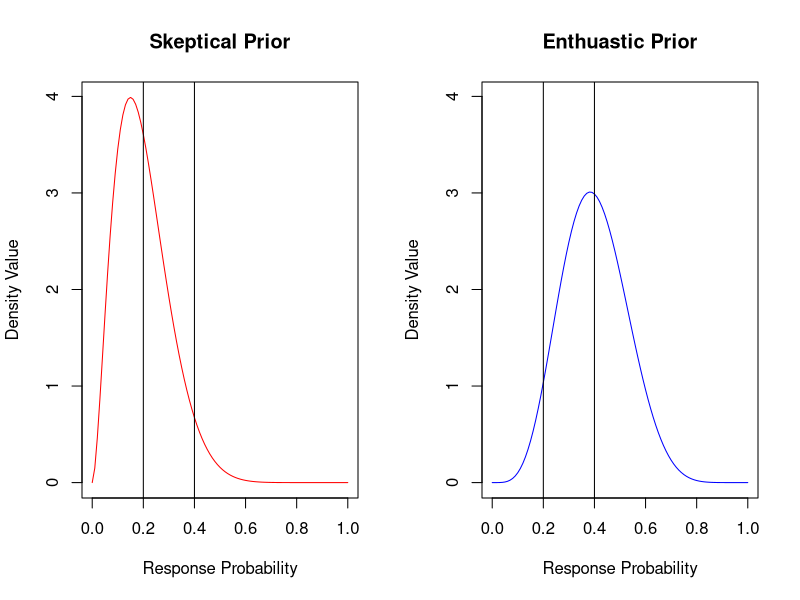
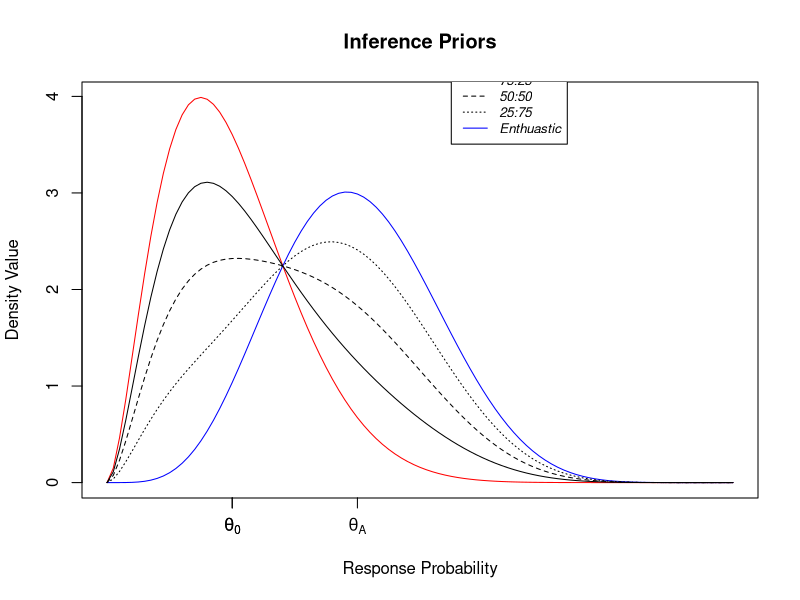

R code for these plots, in order: (Note: a time limit stopped this script after it produced the figures.)
rm(list = ls())

# mean of skeptical prior
theta_L<-0.20
# mean of enthuastic prior
theta_H<-0.40
# futility theta
theta_futility<-0.30
# value of true response proportion
pi_range<-seq(theta_L-0.05,theta_H+0.05,by=0.05)

# tail probabilities for priors (low, high)
alpha_L<-0.045
alpha_H<-0.05
# Prior model probabilities
prior_L<-1/2 
prior_H<-1/2 
# maximum sample sizes
max_ss<-76
# frequency of sequential monitoring
check_vector<-c(2) 
# significant trial result threshold
significant_threshold<-0.9
futility_threshold<-0.85
efficacy_threshold<-0.95
# things to do with futility & efficacy


#example1<-function(){

#################################################################################################
## PRIOR SPECIFICATION ##########################################################################
#################################################################################################

# Step 1: Create grid for possible values of phi
phi_seq<-seq(0,100,by=0.01)

# Step 2: Compute tail probabilities for every possible choice of phi
# upper tail probability equal to alpha_L
test_L<-qbeta(alpha_L,(theta_L)*phi_seq,(1-(theta_L))*phi_seq,lower.tail=FALSE)
# lower tail probability equal to alpha_H
test_H<-qbeta(alpha_H,(theta_H)*phi_seq,(1-(theta_H))*phi_seq,lower.tail=TRUE)

# Step 3: Grid search to find value of phi with the desired tail probability for the priors
phi_L<-phi_seq[which.min(abs(theta_H-test_L))] # fixed 5/13/19
phi_H<-phi_seq[which.min(abs(theta_L-test_H))] # fixed 5/13/19

# Step 4: Find parameters for the priors
alpha_L<-(theta_L)*phi_L
beta_L<-(1-(theta_L))*phi_L
alpha_H<-(theta_H)*phi_H
beta_H<-(1-(theta_H))*phi_H

# Step 5: Plot Skeptical and enthuastic priors separately
## 7/19/19 match slide 14 from FDA presentation, shade in gray scale, set 350 DPI
par(ask=TRUE)
par(mfrow = c(1, 2)) 
x<-seq(0,1,by=0.01)
# Make 2 boxplots
#low (skeptical)
plot(x,dbeta(x,alpha_L,beta_L),type="l",col="red",xlab="Response Probability",ylab="Density Value",main="Skeptical Prior",
     #xaxt="n",
     ylim=c(0,max(dbeta(x,alpha_L,beta_L),dbeta(x,alpha_H,beta_H))))
#axis(1,at=theta_L,labels=expression(theta[0]))
#axis(1,at=seq(0,1,by=0.2))
abline(v=theta_H)
abline(v=theta_L)
#high (enthuastic)
plot(x,dbeta(x,alpha_H,beta_H),type="l",col="blue",xlab="Response Probability",ylab="Density Value",main="Enthuastic Prior",
     #xaxt="n",
     ylim=c(0,max(dbeta(x,alpha_L,beta_L),dbeta(x,alpha_H,beta_H))))
#axis(1,at=theta_H,labels=expression(theta[A]))
abline(v=theta_H)
abline(v=theta_L)
# Step 6: Plot inference priors (mixtures)
## 7/19/19 make 50:50 solid black line, 25:75 dark grey with different dash patterns,
# make skeptical/enthuastic light grey with smaller thinkness
# no legend, put omega on actual lines

par(mfrow = c(1, 1)) 
plot(x,dbeta(x,alpha_L,beta_L),type="l",col="red",xlab="Response Probability",ylab="Density Value",main="Inference Priors",
     xaxt="n",
     ylim=c(0,max(dbeta(x,alpha_L,beta_L),dbeta(x,alpha_H,beta_H))))
axis(1,at=theta_L,labels=expression(theta[0]))
lines(x,dbeta(x,alpha_H,beta_H),type="l",col="blue")
axis(1,at=theta_H,labels=expression(theta[A]))
axis(1,at=theta_L,labels=expression(theta[0]))
points(x,1/4*dbeta(x,alpha_L,beta_L)+3/4*dbeta(x,alpha_H,beta_H),type='l',lty=3)
points(x,1/2*dbeta(x,alpha_L,beta_L)+1/2*dbeta(x,alpha_H,beta_H),type='l',lty=2)
points(x,3/4*dbeta(x,alpha_L,beta_L)+1/4*dbeta(x,alpha_H,beta_H),type='l',lty=1)
legend(x=0.55,y=4.5,
       legend=c("Skeptical","75:25","50:50","25:75","Enthuastic"),
       col=c("red","black","black","black","blue"),lty=c(1,1,2,3,1),
       cex=0.8,text.font=3)

#################################################################################################
## SIMULATIONS ##################################################################################
#################################################################################################

## Step 1: Create outer loop based on frequency of interim analyses
# probability of proof-of-effect
outer_trial_result<-matrix(nrow=length(check_vector),ncol=length(pi_range)) 
# binary decision of proof-of-effect
outer_trial_result_binary<-matrix(nrow=length(check_vector),ncol=length(pi_range)) 
# overall sample size
outer_trial_result_ss<-matrix(nrow=length(check_vector),ncol=length(pi_range)) 
# sample mean
outer_p_hat<-matrix(nrow=length(check_vector),ncol=length(pi_range))
# stop early for efficacy
outer_efficacy<-matrix(nrow=length(check_vector),ncol=length(pi_range))
# stop early for futility
outer_futility<-matrix(nrow=length(check_vector),ncol=length(pi_range))
# inconclusive findings with full dataset
outer_inconclusive<-matrix(nrow=length(check_vector),ncol=length(pi_range))
# posterior mean
outer_posterior_mean<-matrix(nrow=length(check_vector),ncol=length(pi_range))
# coverage probability
outer_coverage<-matrix(nrow=length(check_vector),ncol=length(pi_range))


#outer_freq_trial_result<-vector(length=length(pi_range))

for (k in 1:length(check_vector)){

## Step 2: Create outer loop on range of true response values (for Type 1 error and power curves)
for (j in 1:length(pi_range)){
  
  ## OUTER LOOP OVER TRIALS
  reps<-10000
  trial_result<-vector(length=reps)
  trial_result_binary<-vector(length=reps)
  trial_result_ss<-vector(length=reps)
  p_hat<-vector(length=reps)
  inner_efficacy<-vector(length=reps)
  inner_futility<-vector(length=reps)
  inner_inconclusive<-vector(length=reps)
  inner_posterior_mean<-vector(length=reps)
  inner_coverage<-vector(length=reps)
  #freq_trial_result<-vector(length=reps)


  ## Step 3: Create inner loop for simulations of the specified trial design
  for (i in 1:reps){
    
    ## INNER LOOP OVER SAMPLE 
    efficacy<-0     # initialize
    futility<-0     # initialize
    inner_inconclusive[i]<-1 # initialize
    n<-1            # initializing sample size
    y1_before<-0    # initializing number of successes
    
    while (n<max_ss){
      
      # generate trial result
      y<-rbinom(1,size=1,prob=pi_range[j])
      # new number of successes
      y1<-sum(y1_before)+y
      # new number of failures
      y0<-n-y1
      # futility (even optimst would give up)
      futility<-pbeta(theta_futility,alpha_H+y1,beta_H+y0,lower.tail=TRUE)
      # efficacy (even pessimist would accept)
      efficacy<-pbeta(theta_L,alpha_L+y1,beta_L+y0,lower.tail=FALSE)
      ## for next loop
      y1_before<-y1

      if (n%%check_vector[k]==0 & futility>futility_threshold){
        inner_futility[i]<-1
        inner_inconclusive[i]<-0
        break
      }
      if (n%%check_vector[k]==0 & efficacy>efficacy_threshold){
        inner_efficacy[i]<-1
        inner_inconclusive[i]<-0
        break
      }
      
      n<-n+1
      }
    
    ## Posterior model probabilities, slide 133/1005 of 779 notes
    # posterior probability of data given models
    #post_L_D<-(beta(alpha_L,beta_L))^(-1)*beta(alpha_L+y1,beta_L+y0)
    #post_H_D<-(beta(alpha_H,beta_H))^(-1)*beta(alpha_H+y1,beta_H+y0)
    # posterior probability of models given data
    #post_L<-post_L_D*prior_L/(post_L_D*prior_L+post_H_D*prior_H)
    #post_H<-post_H_D*prior_H/(post_L_D*prior_L+post_H_D*prior_H)
    ## compute probability of event A given the models, slide 7/1005 of 779 notes
    
    
    post_L_eventA<-pbeta(theta_L,alpha_L+y1,beta_L+y0,lower.tail=FALSE)
    post_H_eventA<-pbeta(theta_L,alpha_H+y1,beta_H+y0,lower.tail=FALSE)
    # compute probability of event A
    #trial_result[i]<-sum(post_L*post_L_eventA,post_H*post_H_eventA)
    #trial_result_binary[i]=(trial_result[i]>=significant_threshold) # rejecting null hypothesis
    
    # inference posterior mixture proportions
    c1<-prior_L*beta(alpha_L+y1,beta_L+y0)/
      (prior_L*beta(alpha_L+y1,beta_L+y0)+prior_H*beta(alpha_H+y1,beta_H+y0))
    c2<-prior_H*beta(alpha_H+y1,beta_H+y0)/
      (prior_L*beta(alpha_L+y1,beta_L+y0)+prior_H*beta(alpha_H+y1,beta_H+y0))
    # posterior mean
    inner_posterior_mean[i]<-c1*(alpha_L+y1)/(alpha_L+beta_L+n)+c2*(alpha_H+y1)/(alpha_H+beta_H+n)
    
    x<-0
    for (l in 1:reps){
      p = runif(1)
      if(p<=c1){
        x[l] = rbeta(1,alpha_L+y1,beta_L+y0)
      }
      if(p>c1){
        x[l] = rbeta(1,alpha_H+y1,beta_H+y0)
      }
    }
    # coverage probability
    inner_coverage[i]<-(pi_range[j]>quantile(x,0.025) & pi_range[j]<quantile(x,0.975))
    
    trial_result_ss[i]<-n
    p_hat[i]<-y1/n
    #freq_trial_result[i]<-((sqrt(n)*(pi_range[j]-p_hat-delta_0)/sqrt(p_hat*(1-p_hat))<qnorm(alpha)) &
    #    (sqrt(n)*(pi_range[j]-p_hat+delta_0)/sqrt(p_hat*(1-p_hat))>qnorm(1-alpha)))
  }
  outer_trial_result_binary[k,j]<-mean(trial_result_binary) # sent to final results matrix
  outer_trial_result[k,j]<-mean(trial_result)
  #outer_freq_trial_result[j]<-mean(freq_trial_result)
  outer_trial_result_ss[k,j]<-mean(trial_result_ss)
  outer_p_hat[k,j]<-mean(p_hat)
  outer_futility[k,j]<-mean(inner_futility)
  outer_efficacy[k,j]<-mean(inner_efficacy)
  outer_inconclusive[k,j]<-mean(inner_inconclusive)
  outer_posterior_mean[k,j]<-mean(inner_posterior_mean)
  outer_coverage[k,j]<-mean(inner_coverage)
}
}

par(ask=FALSE)
plot(pi_range,outer_futility,type='l',ylim=c(0,1))
lines(pi_range,outer_efficacy)
lines(pi_range,outer_inconclusive)
outer_trial_result_ss
outer_p_hat
outer_posterior_mean
outer_coverage


.outer_trial_result_binary # probability of rejecting null hypothesis (alpha at theta_L, 1-beta at theta_H)
outer_trial_result
outer_trial_result_ss

## Plot of power curves
par(ask=TRUE)
plot(pi_range,outer_trial_result_binary[1,],type='l',
     xlab="Response Probability",ylab="Probability of Rejection",main="Power Curves")
lines(pi_range,outer_trial_result_binary[2,],type='l')
lines(pi_range,outer_trial_result_binary[3,],type='l')
lines(pi_range,outer_trial_result_binary[4,],type='l')
legend(x=theta_H*(2/3),y=0.8,
       title="# enrolled",
       legend=check_vector,
       col=check_vector,lty=c(4,3,2,1),
       cex=0.8,text.font=3)
par(ask=TRUE)
plot(pi_range,outer_trial_result_ss[4,],type='l',
     xlab="Response Probability",ylab="Expected Sample Size",main="Sample Size",
     ylim=c(max_ss/2,max_ss*1.1))
axis(2,at=max_ss,labels="Max")
points(pi_range,outer_trial_result_ss[3,],type='l',lty=2)
points(pi_range,outer_trial_result_ss[2,],type='l',lty=3)
points(pi_range,outer_trial_result_ss[1,],type='l',lty=4)
legend(x=theta_L*(3/2),max_ss*(4/5),
       title="# enrolled",
       legend=check_vector,
       col=check_vector,lty=c(4,3,2,1),
       cex=0.8,text.font=3)
par(ask=TRUE)
plot(pi_range,abs(outer_p_hat[4,]-pi_range),type='l',
     xlab="Response Probability",ylab="Bias",main="Bias",
     ylim=c(0,0.1))
points(pi_range,abs(outer_p_hat[3,]-pi_range),type='l',lty=2)
points(pi_range,abs(outer_p_hat[2,]-pi_range),type='l',lty=3)
points(pi_range,abs(outer_p_hat[1,]-pi_range),type='l',lty=4)
legend(x=theta_H*(6/7),0.1,
       title="# enrolled",
       legend=check_vector,
       col=check_vector,lty=c(4,3,2,1),
       cex=0.8,text.font=3)
par(ask=FALSE)

#}

#example1()
